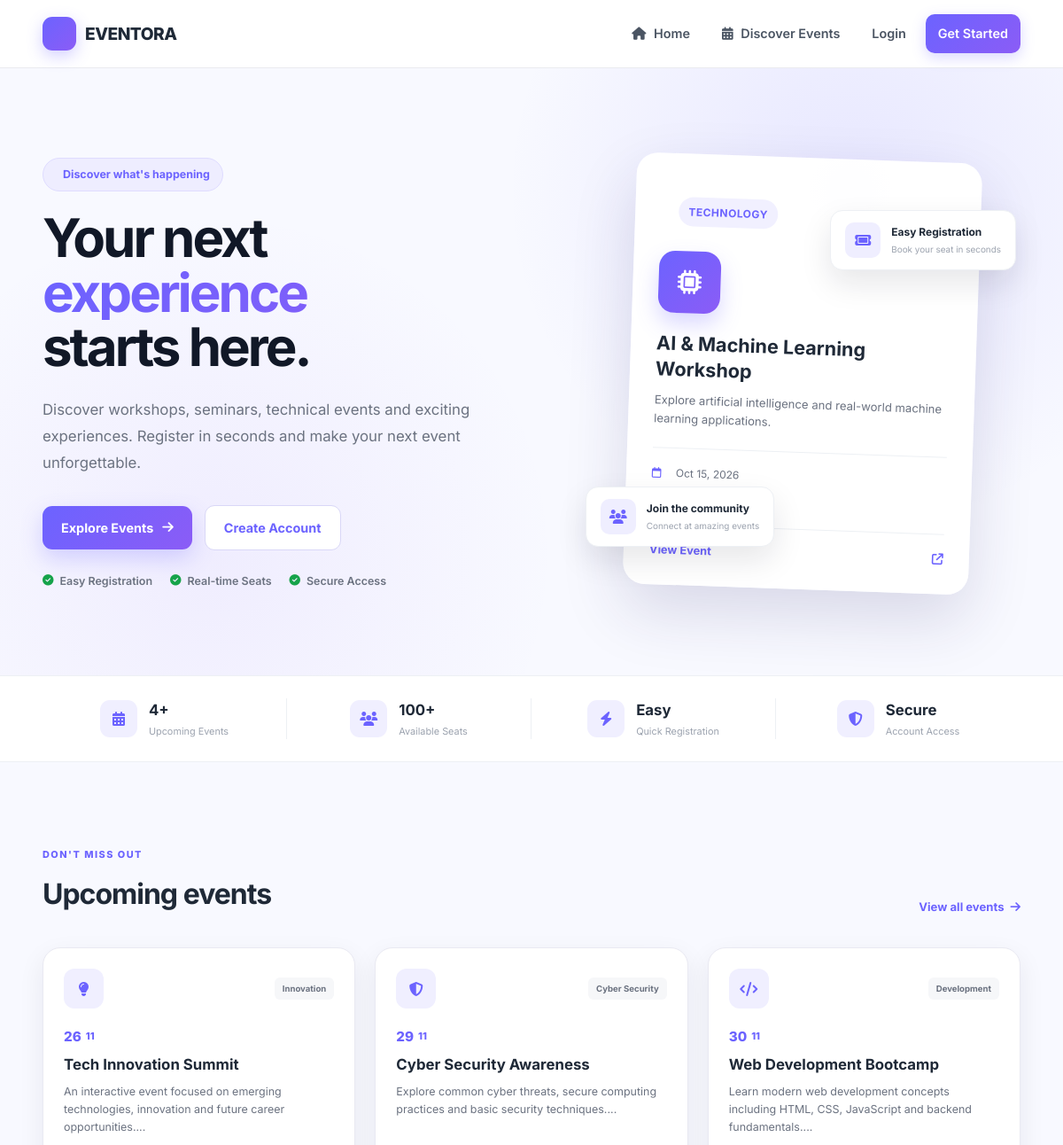
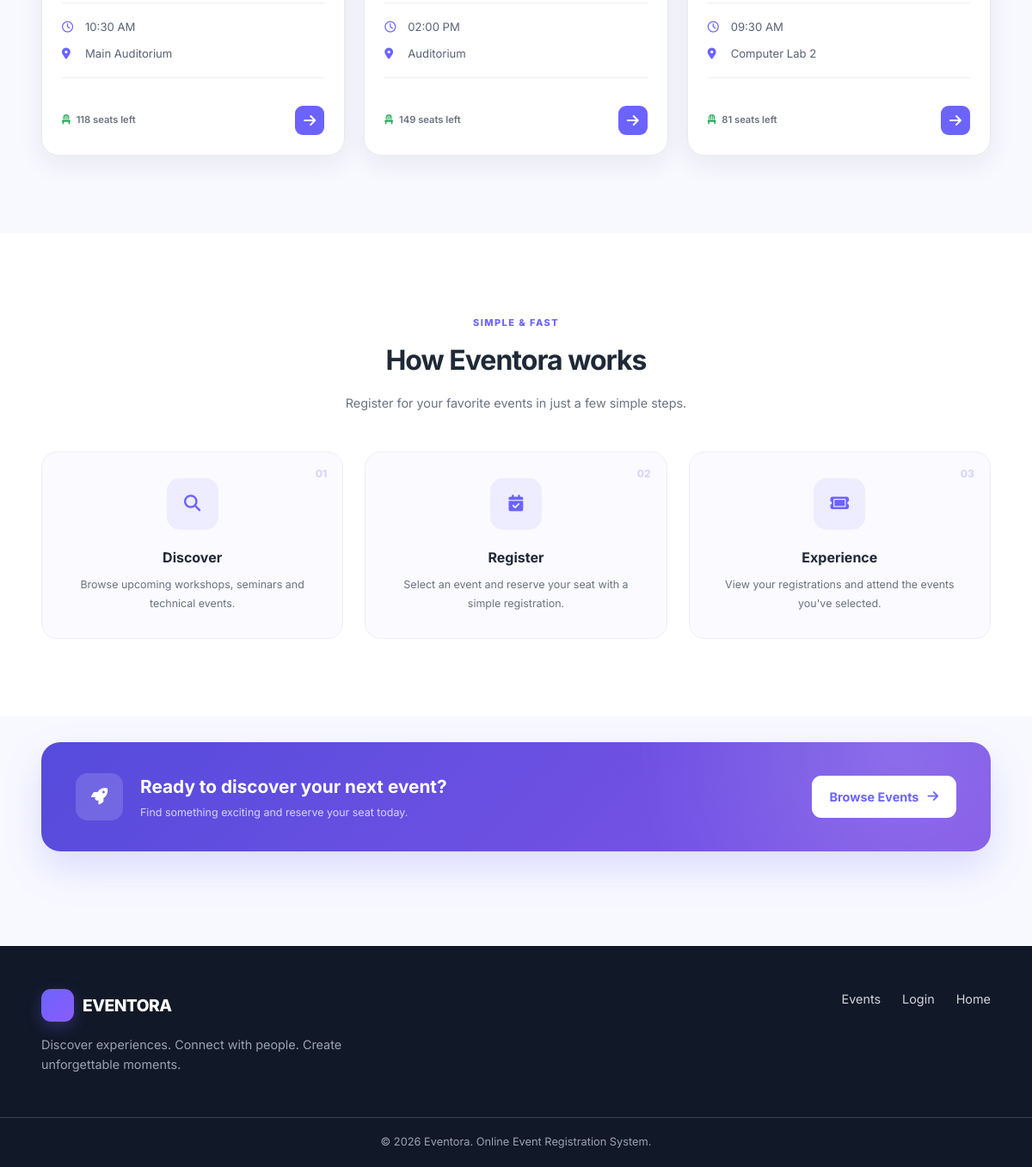
The page / on the database its author committed (2 pictures, top to bottom).
### tables this page shows
CREATE TABLE events (
            id INTEGER PRIMARY KEY AUTOINCREMENT,
            title TEXT NOT NULL,
            description TEXT NOT NULL,
            date TEXT NOT NULL,
            time TEXT NOT NULL,
            venue TEXT NOT NULL,
            category TEXT NOT NULL,
            capacity INTEGER NOT NULL,
            available_seats INTEGER NOT NULL
        );

### app.py (the view)
@app.route("/")
def index():
    conn = get_db_connection()
    events = conn.execute("""
        SELECT *
        FROM events
        ORDER BY date ASC
        LIMIT 3
    """).fetchall()
    conn.close()
    return render_template("index.html", events=events)

### database.py (called while the page is built)
def get_db_connection():
    conn = sqlite3.connect(DATABASE)
    conn.row_factory = sqlite3.Row
    return conn

### templates/index.html (shortened to what this page needs)
{% extends "base.html" %}
{% block content %}
<section class="hero">
    <div class="hero-container">
        <div class="hero-content">
            <div class="hero-badge">
                Discover what's happening
            </div>
            <h1>
                Your next
                <span>experience</span>
                starts here.
            </h1>
            <p>
                Discover workshops, seminars, technical events and
                exciting experiences. Register in seconds and make
                your next event unforgettable.
            </p>
            <div class="hero-buttons">
                <a href="{{ url_for('events') }}" class="btn btn-primary">
                    Explore Events
                    <i class="fa-solid fa-arrow-right"></i>
                </a>
                {% if not session.get('user_id') %}
                    <a href="{{ url_for('register') }}" class="btn btn-outline">
                        Create Account
                    </a>
                {% endif %}
            </div>
            <div class="hero-trust">
                <div class="trust-item">
                    <i class="fa-solid fa-circle-check"></i>
                    Easy Registration
                </div>
                <div class="trust-item">
                    <i class="fa-solid fa-circle-check"></i>
                    Real-time Seats
                </div>
                <div class="trust-item">
                    <i class="fa-solid fa-circle-check"></i>
                    Secure Access
                </div>
            </div>
        </div>
        <div class="hero-visual">
            <div class="hero-card main-event-card">
                <div class="event-card-top">
                    <span class="event-category">
                        TECHNOLOGY
                    </span>
                    <span class="event-status">
                    </span>
                </div>
                <div class="event-icon-large">
                    <i class="fa-solid fa-microchip"></i>
                </div>
                <h3>
                    AI & Machine Learning Workshop
                </h3>
                <p>
                    Explore artificial intelligence and
                    real-world machine learning applications.
                </p>
                <div class="event-meta">
                    <div>
                        <i class="fa-regular fa-calendar"></i>
                        Oct 15, 2026
                    </div>
                    <div>
                    </div>
                </div>
                <a href="{{ url_for('events') }}" class="card-action">
                    View Event
                    <i class="fa-solid fa-arrow-up-right-from-square"></i>
                </a>
            </div>
            <div class="floating-card floating-one">
                <div class="floating-icon">
                    <i class="fa-solid fa-ticket"></i>
                </div>
                <div>
                    <strong>Easy Registration</strong>
                    <small>Book your seat in seconds</small>
                </div>
            </div>
            <div class="floating-card floating-two">
                <div class="mini-avatar">
                    <i class="fa-solid fa-users"></i>
                </div>
                <div>
                    <strong>Join the community</strong>
                    <small>Connect at amazing events</small>
                </div>
            </div>
        </div>
    </div>
</section>
<section class="stats-section">
    <div class="container stats-grid">
        <div class="stat-item">
            <div class="stat-icon">
                <i class="fa-solid fa-calendar-days"></i>
            </div>
            <div>
                <strong>4+</strong>
                <span>Upcoming Events</span>
            </div>
        </div>
        <div class="stat-item">
            <div class="stat-icon">
                <i class="fa-solid fa-users"></i>
            </div>
            <div>
                <strong>100+</strong>
                <span>Available Seats</span>
            </div>
        </div>
        <div class="stat-item">
            <div class="stat-icon">
                <i class="fa-solid fa-bolt"></i>
            </div>
            <div>
                <strong>Easy</strong>
                <span>Quick Registration</span>
            </div>
        </div>
        <div class="stat-item">
            <div class="stat-icon">
                <i class="fa-solid fa-shield-halved"></i>
            </div>
            <div>
                <strong>Secure</strong>
                <span>Account Access</span>
            </div>
        </div>
    </div>
</section>
<section class="section">
    <div class="container">
        <div class="section-heading">
            <div>
                <span class="section-label">
                    DON'T MISS OUT
                </span>
                <h2>
                    Upcoming events
                </h2>
            </div>
            <a href="{{ url_for('events') }}" class="view-all">
                View all events
                <i class="fa-solid fa-arrow-right"></i>
            </a>
        </div>
        <div class="event-grid">
            {% for event in events %}
                <div class="event-card">
                    <div class="event-card-header">
                        <div class="category-icon">
                            {% if event["category"] == "Technology" %}
                                <i class="fa-solid fa-microchip"></i>
                            {% elif event["category"] == "Development" %}
                                <i class="fa-solid fa-code"></i>
                            {% elif event["category"] == "Cyber Security" %}
                                <i class="fa-solid fa-shield-halved"></i>
                            {% else %}
                                <i class="fa-solid fa-lightbulb"></i>
                            {% endif %}
                        </div>
                        <span class="category-tag">
                            {{ event["category"] }}
                        </span>
                    </div>
                    <div class="event-date">
                        <span>
                            {{ event["date"].split("-")[2] }}
                        </span>
                        <small>
                            {{ event["date"].split("-")[1] }}
                        </small>
                    </div>
                    <h3>
                        {{ event["title"] }}
                    </h3>
                    <p>
                        {{ event["description"][:110] }}...
                    </p>
                    <div class="event-info">
                        <div>
                            <i class="fa-regular fa-clock"></i>
                            {{ event["time"] }}
                        </div>
                        <div>
                            <i class="fa-solid fa-location-dot"></i>
                            {{ event["venue"] }}
                        </div>
                    </div>
                    <div class="event-card-footer">
                        <span class="seats">
                            <i class="fa-solid fa-chair"></i>
                            {{ event["available_seats"] }} seats left
                        </span>
                        <a
                            href="{{ url_for('event_details', event_id=event['id']) }}"
                            class="arrow-button"
                        >
                            <i class="fa-solid fa-arrow-right"></i>
                        </a>
                    </div>
                </div>
            {% endfor %}
        </div>
    </div>
</section>
<section class="how-section">
    <div class="container">
        <div class="section-heading centered">
            <div>
                <span class="section-label">
                    SIMPLE & FAST
                </span>
                <h2>
                    How Eventora works
                </h2>
                <p>
                    Register for your favorite events in just a
                    few simple steps.
                </p>
            </div>
        </div>
        <div class="steps-grid">
            <div class="step-card">
                <div class="step-number">
                    01
                </div>
                <div class="step-icon">
                    <i class="fa-solid fa-magnifying-glass"></i>
                </div>
                <h3>
                    Discover
                </h3>
                <p>
                    Browse upcoming workshops, seminars and
                    technical events.
                </p>
            </div>
            <div class="step-card">
                <div class="step-number">
                    02
                </div>
                <div class="step-icon">
                    <i class="fa-solid fa-calendar-check"></i>
                </div>
                <h3>
                    Register
                </h3>
                <p>
                    Select an event and reserve your seat
                    with a simple registration.
                </p>
            </div>
            <div class="step-card">
                <div class="step-number">
                    03
                </div>
                <div class="step-icon">
                    <i class="fa-solid fa-ticket"></i>
                </div>
                <h3>
                    Experience
                </h3>
                <p>
                    View your registrations and attend
                    the events you've selected.
                </p>
            </div>
        </div>
    </div>
</section>
<section class="cta-section">
    <div class="container">
        <div class="cta-content">
            <div class="cta-icon">
                <i class="fa-solid fa-rocket"></i>
            </div>
            <div>
                <h2>
                    Ready to discover your next event?
                </h2>
                <p>
                    Find something exciting and reserve your
                    seat today.
                </p>
            </div>
            <a href="{{ url_for('events') }}" class="btn btn-white">
                Browse Events
                <i class="fa-solid fa-arrow-right"></i>
            </a>
        </div>
    </div>
</section>
{% endblock %}

### rows shown on the page
events: category "Innovation", date "26", date "11", title "Tech Innovation Summit", description "An interactive event focused on emerging technologies, innovation and future career opportunities.", time "10:30 AM", venue "Main Auditorium", available_seats "118"
events: category "Cyber Security", date "29", date "11", title "Cyber Security Awareness", description "Explore common cyber threats, secure computing practices and basic security techniques.", time "02:00 PM", venue "Auditorium", available_seats "149"
events: category "Development", date "30", date "11", title "Web Development Bootcamp", description "Learn modern web development concepts including HTML, CSS, JavaScript and backend fundamentals.", time "09:30 AM", venue "Computer Lab 2", available_seats "81"
